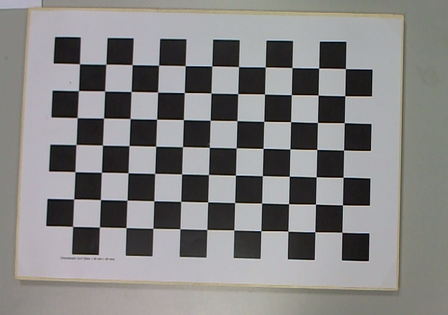
#> input picture source_code/vision/calibration/data/raw_images/Im_L_1.png, 448 x 315 px, shrunk from 669 x 470 before the run
$ python run_calibration.py
#> lines starting #> are read from the running program, lines starting #| are printed output that depends on the picture
### source_code/vision/calibration/calibration.py
import json
from pathlib import Path
import cv2
import numpy as np


class CameraCalibrator:
    def __init__(
        self,
        checkerboard_size: tuple[int, int] = (7, 5),  #change depending on the checkerboard used (number of inner corners) 1 less than the number of squares in each dimension
        square_size_mm: float = 30.0,   #size in mm
    ):
        self.checkerboard_size = checkerboard_size
        self.square_size_mm = square_size_mm

    def _create_object_points(self) -> np.ndarray:  ## excpected to return a (N, 3) array of 3D points in the checkerboard's coordinate system
        cols, rows = self.checkerboard_size
        objp = np.zeros((rows * cols, 3), np.float32)   ## using np.float32 to ensure compatibility with OpenCV functions
        objp[:, :2] = np.mgrid[0:cols, 0:rows].T.reshape(-1, 2)  #grid of points in the checkerboard plane
        objp *= self.square_size_mm # scale the points to the actual size of the squares in millimeters
        return objp       # basically returns a ideal grid of 3D points corresponding to the inner corners of the checkerboard, which will be used as the reference for calibration

    def calibrate_from_images(self, images_dir: Path, output_file: Path, report_file: Path) -> dict:
        image_paths =  sorted(images_dir.glob("*.png"))  # looking for all PNG images in the specified directory; can be changed to other formats if needed (e.g., "*.jpg")
        if not image_paths:
            raise FileNotFoundError(f"No calibration images found in: {images_dir}")

        criteria = (
            cv2.TERM_CRITERIA_EPS + cv2.TERM_CRITERIA_MAX_ITER,
            30,
            0.001,
        )  # standard criteria for corner refinement: either 30 iterations or an accuracy of 0.001, whichever comes first

        objp = self._create_object_points()

        objpoints = [] #object points in 3D
        imgpoints = []  # corresponding image points in 2D
        valid_images = [] # list of images where corners were successfully detected and used for calibration
        invalid_images = [] # list of images where corners could not be detected, which will be reported back to the user for troubleshooting
        image_size = None

        for image_path in image_paths: # iterating through each image found
            image = cv2.imread(str(image_path))
#> image is the input picture: shape (315, 448, 3); mean B, G, R 131.9, 132.3, 133.4
            if image is None:
                invalid_images.append(str(image_path))
                continue    #skipped if the image cannot be read

            gray = cv2.cvtColor(image, cv2.COLOR_BGR2GRAY)  #image to grayscale for corner detection, as the algorithm works better on single channel images
            image_size = gray.shape[::-1] # storing the image size (width, height) for later use in calibration; shape gives (height, width), so we reverse it to get (width, height)
#> image_size = (448, 315)
                                          #openCV expects the image size in (width, height) format, which is why we reverse

            # preprocessing
            gray = cv2.equalizeHist(gray)   # improves contrast
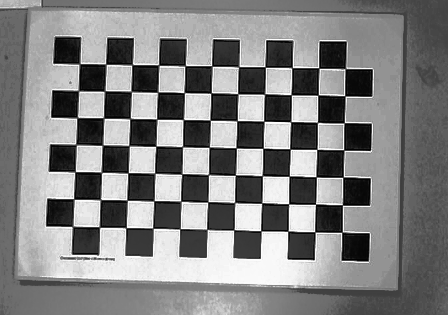
#> gray: shape (315, 448); min 0, max 255, mean 129.7
            # [10 lines of commented-out code are left out]
            found, corners = cv2.findChessboardCorners(gray, self.checkerboard_size, flags= cv2.CALIB_CB_EXHAUSTIVE)  #returns a boolean if found and corner locations
#> found = False; corners = None
            # if found:
            # print(found)

            # for i in corners:
            #     cv2.circle(image, (i[0][0], i[0][1]), 5, (0, 255, 0), -1)  #visualize the detected corners on the image for debugging purposes; draws a green circle at each detected corner

            if found:
                refined_corners = cv2.cornerSubPix(  #refining the coreners to sub-pixel accuracy, which can improve calibration results
                    gray,
                    corners,
                    (11, 11),
                    (-1, -1),
                    criteria, # termination criteria which was defined above
                )
                print(f"Found corners in image: {image_path.name}")  #debugging output to indicate which images were successfully processed

                objpoints.append(objp)
                imgpoints.append(refined_corners)
                valid_images.append(str(image_path))
            else:
                invalid_images.append(str(image_path))
                print(f"Warning: Could not find corners in image: {image_path.name}")  #debugging output to indicate which images were skipped due to corner detection failure

        if len(valid_images) < 10:
#> (the run stopped early here; a loop or call above may not have finished)
